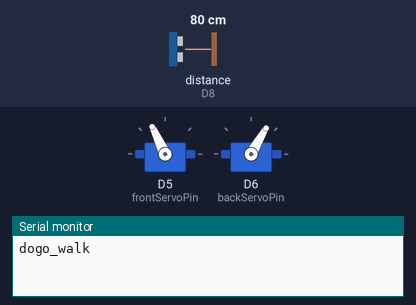
Recording of a sketch running on a simulated ESP8266 (NodeMCU). Parts: 2 × servo, the last lines printed to the serial monitor. Wiring (inferred from the names in the program): ultrasonic range finder: trigger D7; echo D8. The test bench sets the inputs (shaded band); at power-on: distance to the obstacle (sensor on D8) 80 cm. The echo pulse lasts 58.3 µs per cm.

Above: at 3.2 s.
3.3 s: distance to the obstacle (sensor on D8) set to 13 cm
At 3.53 s:
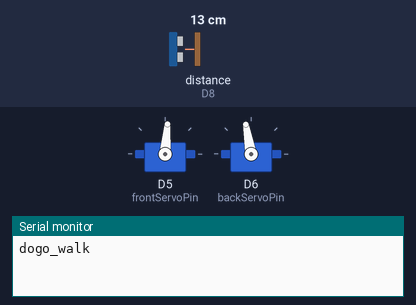
6.3 s: distance to the obstacle (sensor on D8) set to 10 cm
At 8.4 s:
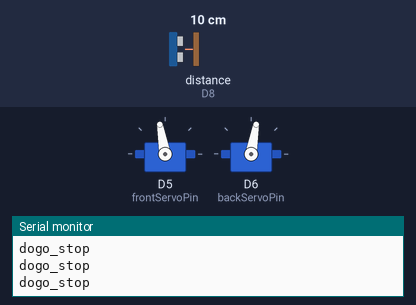
Timing chart, 0 to 9.9 s (numbered marks = the images above; inputs shaded):
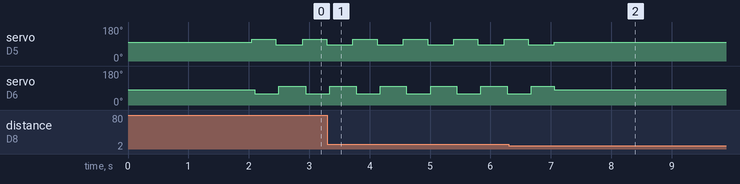

The sketch:

dogo_basic.ino
```cpp
// *************************
//
// New Silikon Electronics
//
// *************************

// dogo_basic.ino
// This code controls the motion of a dog robot, allowing it to walk forward.
// The robot is equipped with ultrasonic sensors that continuously scan for obstacles in its path.
// As it moves forward, the sensors monitor the environment.
// If an obstacle is detected within a certain range, the robot immediately halts its forward motion to avoid a collision.

// Electronics needed
// Any Ralio microcontroller board: Below code is specific to Mercury v2
// 2x servo motors
// 1x ultrasonic sensor

// board: Mercury v2

#include <Arduino.h>
#include <Servo.h>

// prepare servo objects
Servo frontServo;
Servo backServo;

const uint8_t frontServoPin = D5;
const uint8_t backServoPin = D6;
uint8_t frontServo_initial_angle = 100;
uint8_t backServo_initial_angle = 80;
uint8_t frontServo_change_angle = 15;
uint8_t backServo_change_angle = 20;

// define ultrasonic pins
const uint8_t uss_trigPin = D7;
const uint8_t uss_echoPin = D8;
double dogo_stop_distance = 0.0;
uint8_t uss_measure_samples = 3;

// program variables
uint16_t delay_prog = 1000;
uint16_t delay_motion = 400;

// user functions
void init_hardware() {
  pinMode(uss_trigPin, OUTPUT);
  pinMode(uss_echoPin, INPUT);
  frontServo.attach(frontServoPin);
  frontServo.write(frontServo_initial_angle);
  backServo.attach(backServoPin);
  backServo.write(backServo_initial_angle);
}

// function - distance measurement using ultrasonic sensor
int measureDistance() {
  double uss_distance = 0.0;
  for (int i = 0; i < uss_measure_samples; i++) {
    digitalWrite(uss_trigPin, LOW);
    delayMicroseconds(2);
    digitalWrite(uss_trigPin, HIGH);
    delayMicroseconds(10);
    digitalWrite(uss_trigPin, LOW);
    long echo_time = pulseIn(uss_echoPin, HIGH);
    uss_distance += echo_time * 0.034 / 2;
    delay(10);
  }

  return int(uss_distance / uss_measure_samples);
}

void dogo_cat_walk() {
  frontServo.write(frontServo_initial_angle + frontServo_change_angle);
  delay(50);
  backServo.write(backServo_initial_angle - backServo_change_angle);
  delay(delay_motion - 50);

  frontServo.write(frontServo_initial_angle - frontServo_change_angle);
  delay(50);
  backServo.write(backServo_initial_angle + backServo_change_angle);
  delay(delay_motion - 50);
  Serial.println("dogo_walk");
}

void dogo_pause() {
  frontServo.write(frontServo_initial_angle);
  backServo.write(backServo_initial_angle);
  Serial.println("dogo_stop");
}

void setup() {
  Serial.begin(9600);
  init_hardware();
  delay(delay_prog * 2);
}

void loop() {
  dogo_stop_distance = measureDistance();
  if (dogo_stop_distance > 10) {
    dogo_cat_walk();
  } else {
    dogo_pause();
  }
  // dogo_cat_walk();
}
```

Measured:
- the behaviour switches between 12 and 11 cm on distance to the obstacle (sensor on D8) (found by bisection; images 1 and 2)
